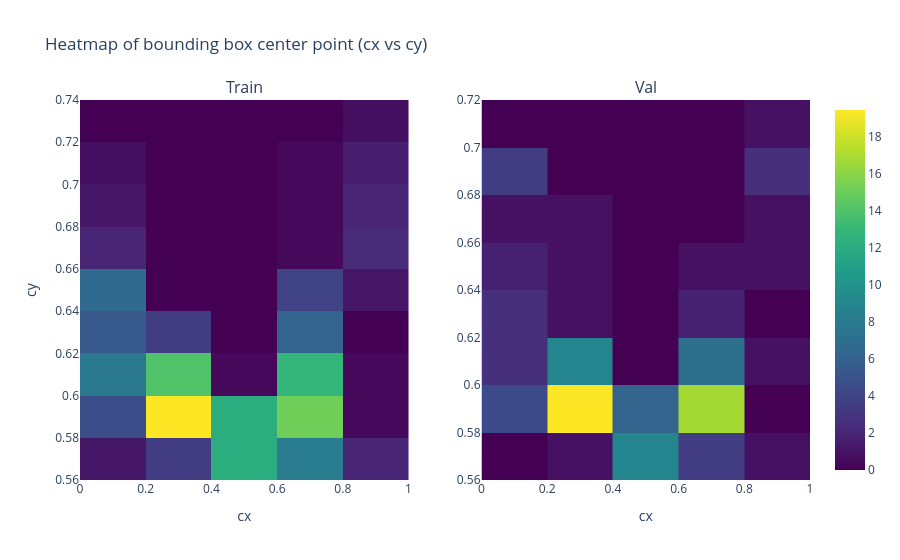

Write notebook code for a chart like this one.
### Code cell
fig = make_subplots(rows=1, cols=2, subplot_titles=["Train", "Val"])

for i, split in enumerate(["train", "valid"], 1):
    fig.add_trace(go.Histogram2d(
        x=split_data[split]["cx"],
        y=split_data[split]["cy"],
        colorscale="Viridis",
        histnorm="percent",
        showscale=(i == 2),
        name=split
    ), row=1, col=i)

fig.update_layout(title="Heatmap of bounding box center point (cx vs cy)")
fig.update_xaxes(title_text="cx")
fig.update_yaxes(title_text="cy", col=1)
fig.show()

### Figure 1 — Plotly figure (JSON) as saved in the notebook; plotly's stock layout.template omitted (floating-point values rounded to 4 significant figures; data arrays with more than 128 entries replaced by an {"elided": "..."} marker saying what was removed)
{"data": [{"colorscale": [[0, "#440154"], [0.1111, "#482878"], [0.2222, "#3e4989"], [0.3333, "#31688e"], [0.4444, "#26828e"], [0.5556, "#1f9e89"], [0.6667, "#35b779"], [0.7778, "#6ece58"], [0.8889, "#b5de2b"], [1, "#fde725"]], "histnorm": "percent", "name": "train", "showscale": false, "type": "histogram2d", "x": {"elided": "392 float values"}, "xaxis": "x", "y": {"elided": "392 float values"}, "yaxis": "y"}, {"colorscale": [[0, "#440154"], [0.1111, "#482878"], [0.2222, "#3e4989"], [0.3333, "#31688e"], [0.4444, "#26828e"], [0.5556, "#1f9e89"], [0.6667, "#35b779"], [0.7778, "#6ece58"], [0.8889, "#b5de2b"], [1, "#fde725"]], "histnorm": "percent", "name": "valid", "showscale": true, "type": "histogram2d", "x": [0.6051, 0.5889, 0.6612, 0.3313, 0.3119, 0.5997, 0.8116, 0.6, 0.5918, 0.5916, 0.6082, 0.3553, 0.6364, 0.8536, 0.2316, 0.0734, 0.2495, 0.6207, 0.2193, 0.8585, 0.6023, 0.6746, 0.1034, 0.2317, 0.6211, 0.315, 0.1367, 0.6606, 0.7311, 0.6456, 0.1307, 0.6615, 0.6159, 0.5868, 0.9369, 0.09156, 0.6134, 0.09946, 0.2396, 0.3361, 0.1137, 0.2296, 0.2446, 0.3216, 0.1288, 0.6171, 0.1943, 0.6501, 0.1446, 0.646, 0.5971, 0.01521, 0.2433, 0.6494, 0.2817, 0.2524, 0.5855, 0.3018, 0.791, 0.5942, 0.6539, 0.03154, 0.3493, 0.6002, 0.1805, 0.6385, 0.2493, 0.6515, 0.5789, 0.7493, 0.5924, 0.2789, 0.3674, 0.6398, 0.2299, 0.2149, 0.3153, 0.768, 0.5735, 0.9916, 0.3412, 0.03422, 0.1749, 0.5912, 0.3205, 0.01285, 0.5866, 0.3113, 0.5887, 0.2915, 0.5769, 0.8974, 0.3611, 0.3162, 0.1991, 0.6162, 0.3376, 0.5957, 0.8621, 0.2226, 0.6121, 0.8253, 0.6126, 0.6154, 0.2525, 0.1882, 0.6376, 0.5828, 0.6795, 0.2647, 0.628, 0.3287, 0.3271], "xaxis": "x2", "y": [0.5861, 0.5777, 0.589, 0.5858, 0.606, 0.5771, 0.6481, 0.5977, 0.5731, 0.5735, 0.5811, 0.5884, 0.5922, 0.6194, 0.5883, 0.6663, 0.5941, 0.5929, 0.611, 0.5729, 0.5849, 0.5638, 0.5956, 0.5915, 0.5882, 0.6073, 0.5951, 0.6055, 0.637, 0.5997, 0.6037, 0.5991, 0.588, 0.5744, 0.6913, 0.5905, 0.6023, 0.6408, 0.6452, 0.5902, 0.6386, 0.6637, 0.613, 0.6051, 0.6541, 0.5928, 0.6193, 0.6005, 0.6222, 0.5627, 0.592, 0.6828, 0.5881, 0.5718, 0.6195, 0.6058, 0.57, 0.6012, 0.5819, 0.5866, 0.6094, 0.6864, 0.5948, 0.5709, 0.5958, 0.6007, 0.5915, 0.611, 0.5691, 0.6262, 0.5849, 0.5975, 0.5775, 0.6119, 0.5926, 0.5995, 0.5915, 0.6441, 0.57, 0.7145, 0.5949, 0.6238, 0.6841, 0.5895, 0.5953, 0.6823, 0.5788, 0.6029, 0.5862, 0.6324, 0.5704, 0.6894, 0.5845, 0.5917, 0.6016, 0.5845, 0.5894, 0.5891, 0.6865, 0.5912, 0.5844, 0.6642, 0.5984, 0.5962, 0.5935, 0.5973, 0.5926, 0.5838, 0.6109, 0.6094, 0.597, 0.5985, 0.5996], "yaxis": "y2"}], "layout": {"annotations": [{"font": {"size": 16}, "showarrow": false, "text": "Train", "x": 0.225, "xanchor": "center", "xref": "paper", "y": 1, "yanchor": "bottom", "yref": "paper"}, {"font": {"size": 16}, "showarrow": false, "text": "Val", "x": 0.775, "xanchor": "center", "xref": "paper", "y": 1, "yanchor": "bottom", "yref": "paper"}], "title": {"text": "Heatmap of bounding box center point (cx vs cy)"}, "xaxis": {"anchor": "y", "domain": [0, 0.45], "title": {"text": "cx"}}, "xaxis2": {"anchor": "y2", "domain": [0.55, 1], "title": {"text": "cx"}}, "yaxis": {"anchor": "x", "domain": [0, 1], "title": {"text": "cy"}}, "yaxis2": {"anchor": "x2", "domain": [0, 1]}}}
